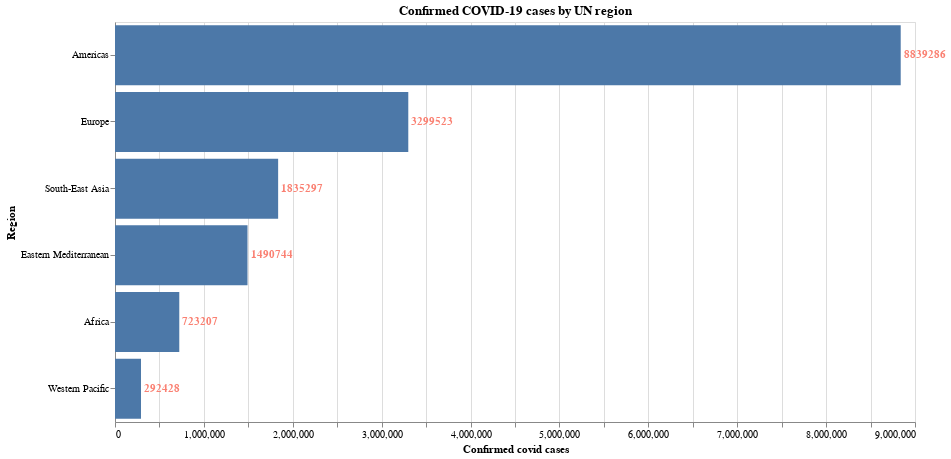

The notebook cell this image was saved under:
### Markdown cell above
Neither `bar` nor `text` is rendered! This is because  we are yet to compose these charts to form a compound plot style.

#### Compound charts

Charts can be vertically concatenated using `&` and horizontally concatenated using `|`. Charts can be layered on top of each other using `+`. 

Here we layer the bar and text chart using `(bar + text)`

### Code cell
bar = (alt.Chart(data)
          .mark_bar()
          .encode(
                  x=alt.X(
                          'Confirmed', 
                           axis=alt.Axis(title='Confirmed covid cases') # customize x-axis label
                         ), 
                  y=alt.Y('Region', sort='-x'),
                 )
      )


text = (bar.mark_text(
                      align='left',
                      baseline='middle',
                      dx=3, 
                      fontWeight='bold',
                      color='salmon',
                     )
           .encode(text='Confirmed:Q')
       )


(bar+text).properties(                        # layer charts
                      width=800,
                      height=400,
                      title='Confirmed COVID-19 cases by UN region',
                     )

### Figure 1 — Vega-Lite specification as saved in the notebook (floating-point values rounded to 4 significant figures)
{"config": {"view": {"continuousWidth": 400, "continuousHeight": 300}}, "layer": [{"mark": "bar", "encoding": {"x": {"axis": {"title": "Confirmed covid cases"}, "field": "Confirmed", "type": "quantitative"}, "y": {"field": "Region", "sort": "-x", "type": "nominal"}}}, {"mark": {"type": "text", "align": "left", "baseline": "middle", "color": "salmon", "dx": 3, "fontWeight": "bold"}, "encoding": {"text": {"field": "Confirmed", "type": "quantitative"}, "x": {"axis": {"title": "Confirmed covid cases"}, "field": "Confirmed", "type": "quantitative"}, "y": {"field": "Region", "sort": "-x", "type": "nominal"}}}], "data": {"name": "data-863ebb4242ba9b5a2bd4e20db4f44d26"}, "height": 400, "title": "Confirmed COVID-19 cases by UN region", "width": 800, "$schema": "https://vega.github.io/schema/vega-lite/v4.17.0.json", "datasets": {"data-863ebb4242ba9b5a2bd4e20db4f44d26": [{"Region": "Africa", "Confirmed": 723207, "Deaths": 12223, "Recovered": 440645, "Active": 270339}, {"Region": "Americas", "Confirmed": 8839286, "Deaths": 342732, "Recovered": 4468616, "Active": 4027938}, {"Region": "Eastern Mediterranean", "Confirmed": 1490744, "Deaths": 38339, "Recovered": 1201400, "Active": 251005}, {"Region": "Europe", "Confirmed": 3299523, "Deaths": 211144, "Recovered": 1993723, "Active": 1094656}, {"Region": "South-East Asia", "Confirmed": 1835297, "Deaths": 41349, "Recovered": 1156933, "Active": 637015}, {"Region": "Western Pacific", "Confirmed": 292428, "Deaths": 8249, "Recovered": 206770, "Active": 77409}]}}
